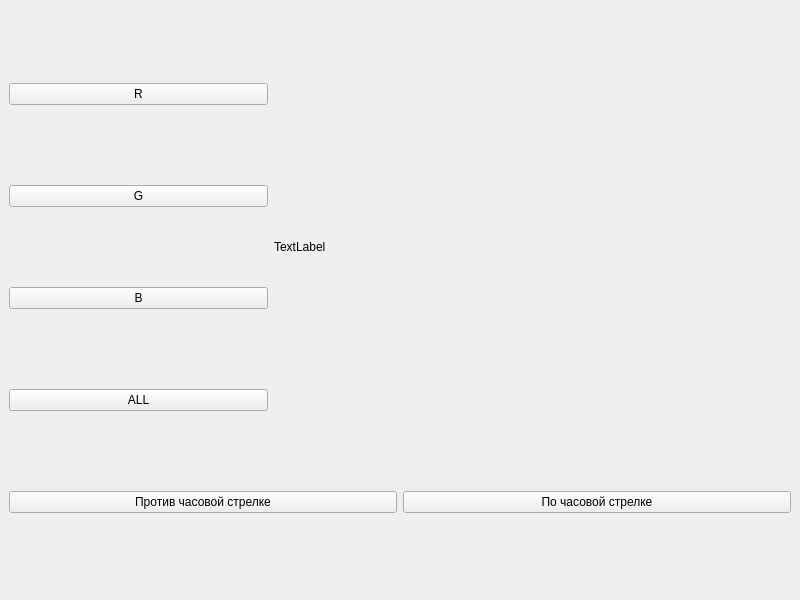
<?xml version="1.0" encoding="UTF-8"?>
<ui version="4.0">
 <class>MainWindow</class>
 <widget class="QMainWindow" name="MainWindow">
  <property name="geometry">
   <rect>
    <x>0</x>
    <y>0</y>
    <width>800</width>
    <height>600</height>
   </rect>
  </property>
  <property name="windowTitle">
   <string>PIL 2.0</string>
  </property>
  <widget class="QWidget" name="centralwidget">
   <layout class="QGridLayout" name="gridLayout">
    <item row="3" column="0">
     <widget class="QPushButton" name="btnAll">
      <property name="sizePolicy">
       <sizepolicy hsizetype="Minimum" vsizetype="Fixed">
        <horstretch>20</horstretch>
        <verstretch>20</verstretch>
       </sizepolicy>
      </property>
      <property name="text">
       <string>ALL</string>
      </property>
     </widget>
    </item>
    <item row="2" column="0">
     <widget class="QPushButton" name="btnB">
      <property name="sizePolicy">
       <sizepolicy hsizetype="Preferred" vsizetype="Fixed">
        <horstretch>20</horstretch>
        <verstretch>20</verstretch>
       </sizepolicy>
      </property>
      <property name="text">
       <string>B</string>
      </property>
     </widget>
    </item>
    <item row="1" column="0">
     <widget class="QPushButton" name="btnG">
      <property name="sizePolicy">
       <sizepolicy hsizetype="Preferred" vsizetype="Fixed">
        <horstretch>20</horstretch>
        <verstretch>20</verstretch>
       </sizepolicy>
      </property>
      <property name="text">
       <string>G</string>
      </property>
     </widget>
    </item>
    <item row="0" column="0">
     <widget class="QPushButton" name="btnR">
      <property name="sizePolicy">
       <sizepolicy hsizetype="Preferred" vsizetype="Fixed">
        <horstretch>20</horstretch>
        <verstretch>20</verstretch>
       </sizepolicy>
      </property>
      <property name="text">
       <string>R</string>
      </property>
     </widget>
    </item>
    <item row="0" column="1" rowspan="4">
     <widget class="QLabel" name="image">
      <property name="sizePolicy">
       <sizepolicy hsizetype="Preferred" vsizetype="Expanding">
        <horstretch>40</horstretch>
        <verstretch>0</verstretch>
       </sizepolicy>
      </property>
      <property name="text">
       <string>TextLabel</string>
      </property>
     </widget>
    </item>
    <item row="4" column="0" colspan="2">
     <layout class="QHBoxLayout" name="horizontalLayout">
      <item>
       <widget class="QPushButton" name="btnCouterclockwise">
        <property name="sizePolicy">
         <sizepolicy hsizetype="Minimum" vsizetype="Fixed">
          <horstretch>0</horstretch>
          <verstretch>5</verstretch>
         </sizepolicy>
        </property>
        <property name="text">
         <string>Против часовой стрелке</string>
        </property>
       </widget>
      </item>
      <item>
       <widget class="QPushButton" name="btnClockwise">
        <property name="sizePolicy">
         <sizepolicy hsizetype="Minimum" vsizetype="Fixed">
          <horstretch>0</horstretch>
          <verstretch>5</verstretch>
         </sizepolicy>
        </property>
        <property name="text">
         <string>По часовой стрелке</string>
        </property>
       </widget>
      </item>
     </layout>
    </item>
   </layout>
  </widget>
 </widget>
 <resources/>
 <connections/>
</ui>
